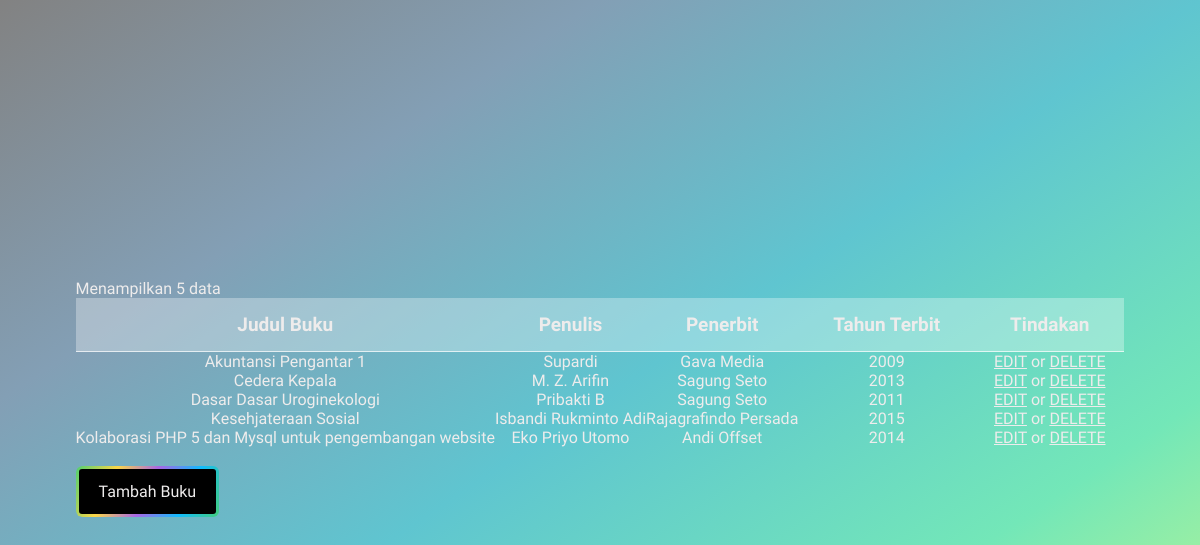
The page /Buku.php on the database its author committed.
### tables this page shows
CREATE TABLE `buku` (
  `id_buku` int(11) NOT NULL,
  `judul_buku` varchar(500) NOT NULL,
  `penulis` varchar(500) NOT NULL,
  `penerbit` varchar(250) NOT NULL,
  `tahun_terbit` int(11) NOT NULL
);

### Koneksi.php (called while the page is built)
<?php
function connect()
{
    try {
        $pdo_connect = new PDO(
            'mysql:host=localhost;dbname=prak501',
            'root',
            '',
            array(PDO::ATTR_ERRMODE, PDO::ERRMODE_EXCEPTION, PDO::ATTR_PERSISTENT => true)
        );
    } catch (PDOException $exc) {
        print "Error on PDO/Koneksi.php" . $exc->getMessage() . "<br/>";
        die();
    }
    return $pdo_connect;
}

### Model.php (the view, shortened to what this page needs)
<?php
require("./Koneksi.php");
function showData($tabel){
    $statement = connect()->prepare("SELECT * FROM $tabel");
    $statement->execute();
    $returns = $statement->fetchAll();
    if (!empty($returns)) {
        if ($tabel == "buku") {
            foreach ($returns as $row) {
                echo "<tr>";
                echo "<td>" . $row['judul_buku'] . "</td>";
                echo "<td>" . $row['penulis'] . "</td>";
                echo "<td>" . $row['penerbit'] . "</td>";
                echo "<td>" . $row["tahun_terbit"] . "</td>";
                echo "<td>";
                echo "<a href='FormBuku.php?id_buku=" . $row['id_buku'] . "' color=\"green\">EDIT</a>";
                echo " or ";
                echo "<a href='Buku.php?id_buku=" . $row['id_buku'] . "' onclick=\"return confirm('Are you sure to delete this data?')\" color=\"red\">DELETE</a>";
                echo "</td>";
                echo "</tr>";
            }
        }
    }
}

### Buku.php (shortened to what this page needs)
<?php
require('./Model.php');
?>
<!DOCTYPE html>
<html lang="en">
<head>
</head>
<body>
<div class="table-section">
    <table id="table">
        <tr class="header-row">
            <th class="header-item items">Judul Buku</th>
            <th class="header-item items">Penulis</th>
            <th class="header-item items">Penerbit</th>
            <th class="header-item items">Tahun Terbit</th>
            <th class="header-item items">Tindakan</th>
        </tr>
        <?= showData("buku") ?>
    </table>
    <br><a href="FormBuku.php" class="button"><span>Tambah Buku</span></a>
</div>
</body>
</html>

### Buku.php (style rules this page uses)
.button { display: inline-block; text-decoration: none; color: #fff; padding: 3px; border-radius: 6px; position: relative; overflow: hidden; }
.button::before { content: ""; position: absolute; top: 0; left: 0; width: 200%; height: 100%; background: linear-gradient(115deg, #4fcf70, #fad648, #a767e5, #12bcfe, #44ce7b); background-size: 50% 100%; border-radius: inherit; }
.button span { display: block; background-color: #000; padding: 13px 20px; border-radius: 3px; position: relative; z-index: 2; }
* { padding: 0; margin: 0; box-sizing: border-box; font-family: 'Patrick Hand', cursive; color: rgb(238, 236, 236); }
body { width: 100%; height: 100vh; background-image: linear-gradient(to right bottom, #828282, #839fb5, #5fc5d0, #73e7b8, #d6fb84); display: flex; align-items: center; justify-content: space-around; flex-direction: column; }
#table { text-align: center; border-collapse: collapse; }
.items { padding: 15px 35px; font-size: 19px; border-bottom: 1px solid rgba(255, 255, 255, 0.7); }
.header-row { background-color: rgba(255, 255, 255, 0.31); }

### rows shown on the page
buku: judul_buku "Akuntansi Pengantar 1", penulis "Supardi", penerbit "Gava Media", tahun_terbit "2009"
buku: judul_buku "Cedera Kepala", penulis "M. Z. Arifin", penerbit "Sagung Seto", tahun_terbit "2013"
buku: judul_buku "Dasar Dasar Uroginekologi", penulis "Pribakti B", penerbit "Sagung Seto", tahun_terbit "2011"
buku: judul_buku "Kesehjateraan Sosial", penulis "Isbandi Rukminto Adi", penerbit "Rajagrafindo Persada", tahun_terbit "2015"
buku: judul_buku "Kolaborasi PHP 5 dan Mysql untuk pengembangan website", penulis "Eko Priyo Utomo", penerbit "Andi Offset", tahun_terbit "2014"
